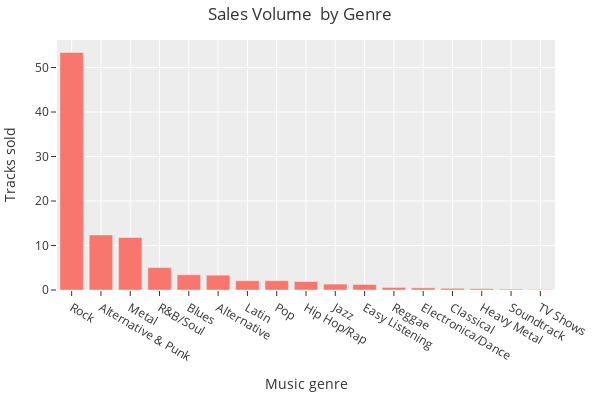

This figure's notebook cell:
### Code cell
fig = px.bar(
    tracks_sold_usa, 
    x='genre', 
    y='tracks_sold_percent',  
    height=400, width=600,
    title = 'Sales Volume  by Genre',
    labels = dict(genre='Music genre', tracks_sold_percent="Tracks sold")
    
    )
fig.update_layout(margin=dict(l=10, r=20, t=40, b=10))
# fig.show(renderer="notebook_connected")

### Figure 1 — Plotly figure (JSON) as saved in the notebook; plotly's stock layout.template omitted (floating-point values rounded to 4 significant figures)
{"data": [{"alignmentgroup": "True", "hovertemplate": "Music genre=%{x}<br>Tracks sold=%{y}<extra></extra>", "legendgroup": "", "marker": {"color": "#F8766D", "pattern": {"shape": ""}}, "name": "", "offsetgroup": "", "orientation": "v", "showlegend": false, "textposition": "auto", "type": "bar", "x": ["Rock", "Alternative & Punk", "Metal", "R&B/Soul", "Blues", "Alternative", "Latin", "Pop", "Hip Hop/Rap", "Jazz", "Easy Listening", "Reggae", "Electronica/Dance", "Classical", "Heavy Metal", "Soundtrack", "TV Shows"], "xaxis": "x", "y": [53.38, 12.37, 11.8, 5.04, 3.43, 3.33, 2.09, 2.09, 1.9, 1.33, 1.24, 0.57, 0.48, 0.38, 0.29, 0.19, 0.1], "yaxis": "y"}], "layout": {"barmode": "relative", "height": 400, "legend": {"tracegroupgap": 0}, "margin": {"b": 10, "l": 10, "r": 20, "t": 40}, "title": {"text": "Sales Volume  by Genre"}, "width": 600, "xaxis": {"anchor": "y", "autorange": true, "domain": [0, 1], "range": [-0.5, 16.5], "title": {"text": "Music genre"}, "type": "category"}, "yaxis": {"anchor": "x", "autorange": true, "domain": [0, 1], "range": [0, 56.19], "title": {"text": "Tracks sold"}, "type": "linear"}}}
